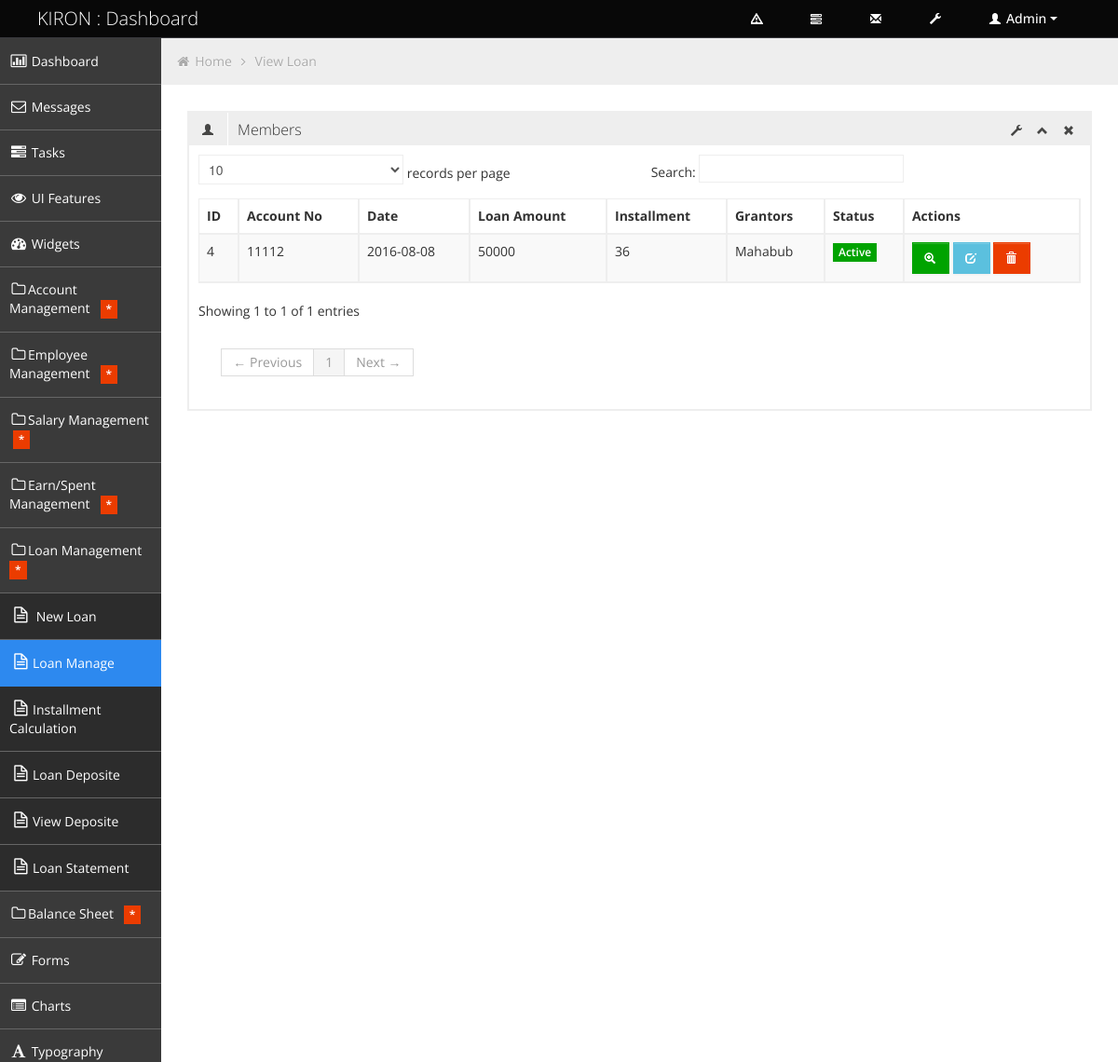
Screenshot of /management/view_loan.php with the database file from the repository.
### tables this page shows
CREATE TABLE `new_loan` (
  `newloan_id` int(11) NOT NULL,
  `account_no` varchar(50) NOT NULL,
  `date` date NOT NULL,
  `loan_amount` varchar(50) NOT NULL,
  `interest_amount` int(20) NOT NULL,
  `installment` varchar(50) NOT NULL,
  `grantors` varchar(50) NOT NULL
);

### management/view_loan.php (the view, shortened to what this page needs)
<!DOCTYPE html>
<html lang="en">
<head>
	<link id="bootstrap-style" href="css/bootstrap.min.css" rel="stylesheet">
	<link href="css/bootstrap-responsive.min.css" rel="stylesheet">
	<link id="base-style" href="css/style.css" rel="stylesheet">
	<link id="base-style-responsive" href="css/style-responsive.css" rel="stylesheet">
</head>
<body>
	<div class="navbar">
		<div class="navbar-inner">
			<div class="container-fluid">
				<a class="brand" href="index.php"><span>KIRON : Dashboard</span></a>
				<div class="nav-no-collapse header-nav">
					<ul class="nav pull-right">
						<li class="dropdown hidden-phone">
							<a class="btn dropdown-toggle" data-toggle="dropdown" href="#">
							</a>
						</li>
						<li class="dropdown hidden-phone">
							<a class="btn dropdown-toggle" data-toggle="dropdown" href="#">
							</a>
						</li>
						<li class="dropdown hidden-phone">
							<a class="btn dropdown-toggle" data-toggle="dropdown" href="#">
								<i class="halflings-icon white envelope"></i>
							</a>
						</li>
						<li>
							<a class="btn" href="#">
								<i class="halflings-icon white wrench"></i>
							</a>
						</li>
						<li class="dropdown">
							<a class="btn dropdown-toggle" data-toggle="dropdown" href="#">
								<i class="halflings-icon white user"></i> Admin
								<span class="caret"></span>
							</a>
						</li>
					</ul>
				</div>
			</div>
		</div>
	</div>
		<div class="container-fluid-full">
		<div class="row-fluid">
			<div id="sidebar-left" class="span2">
				<div class="nav-collapse sidebar-nav">
					<ul class="nav nav-tabs nav-stacked main-menu">
						<li><a href="index.php"><i class="icon-bar-chart"></i><span class="hidden-tablet"> Dashboard</span></a></li>
						<li><a href="messages.html"><i class="icon-envelope"></i><span class="hidden-tablet"> Messages</span></a></li>
						<li><a href="tasks.html"><i class="icon-tasks"></i><span class="hidden-tablet"> Tasks</span></a></li>
						<li><a href="ui.html"><i class="icon-eye-open"></i><span class="hidden-tablet"> UI Features</span></a></li>
						<li><a href="widgets.html"><i class="icon-dashboard"></i><span class="hidden-tablet"> Widgets</span></a></li>
						<li>
							<?php include('account_management.php');?>
						</li>
                        <li>
							<?php include('employee_management.php');?>
						</li>
                        <li>
							<?php include('salary_management.php');?>
						</li>
                        <li>
							<?php include('earn_spent_management.php');?>
						</li>
                        <li>
							<?php include('loan_management.php');?>
						</li>
                        <li>
							<?php include('balance_sheet_management.php');?>
						</li>
						<li><a href="form.html"><i class="icon-edit"></i><span class="hidden-tablet"> Forms</span></a></li>
						<li><a href="chart.html"><i class="icon-list-alt"></i><span class="hidden-tablet"> Charts</span></a></li>
						<li><a href="typography.html"><i class="icon-font"></i><span class="hidden-tablet"> Typography</span></a></li>
					</ul>
				</div>
			</div>
			<div id="content" class="span10">
			<ul class="breadcrumb">
				<li>
					<i class="icon-home"></i>
					<a href="index.php">Home</a>
					<i class="icon-angle-right"></i>
				</li>
				<li><a href="#">View Loan</a></li>
			</ul>
	<?php
require('db_config.php');
 $sql =	"SELECT * FROM new_loan";
 $result = mysqli_query($mysqli,$sql);
 ?>
  <div class="row-fluid sortable">
				<div class="box span12">
					<div class="box-header" data-original-title>
						<h2><i class="halflings-icon user"></i><span class="break"></span>Members</h2>
						<div class="box-icon">
							<a href="#" class="btn-setting"><i class="halflings-icon wrench"></i></a>
							<a href="#" class="btn-minimize"><i class="halflings-icon chevron-up"></i></a>
							<a href="#" class="btn-close"><i class="halflings-icon remove"></i></a>
						</div>
					</div>
					<div class="box-content">
 <table border="2" class="table table-striped table-bordered bootstrap-datatable datatable">
  <thead>
 <tr><th>ID</th><th>Account No</th><th>Date</th><th>Loan Amount</th><th> Installment</th><th>Grantors</th><th>Status</th><th>Actions</th></tr>
</thead>
 <tbody>
<?php
 while($data = mysqli_fetch_array($result)){
 ?>
	 <tr>
	 <td><?php echo $data['newloan_id']?></td>
     <td><?php echo $data['account_no']?></td>
     <td><?php echo $data['date']?></td>
     <td><?php echo $data['loan_amount']?></td>
     <td><?php echo $data['installment']?></td>
	  <td><?php echo $data['grantors']?></td>
	    <td class="center">
									<span class="label label-success">Active</span>
								</td>
								<td class="center">
									<a class="btn btn-success" href="#">
										<i class="halflings-icon white zoom-in"></i>
									</a>
									<a class="btn btn-info" href="edit_loan.php?id=<?php echo $data['newloan_id'] ?>">
										<i class="halflings-icon white edit"></i>
									</a>
									<a class="btn btn-danger" href="delete_loan.php?id=<?php echo $data['newloan_id'] ?>">
										<i class="halflings-icon white trash"></i>
									</a>
								</td>
                 <?php }
?>	</tbody>
				 </table>
					</div>
	 </div>
			</div>
	</div>
		</div>
</body>
</html>

### management/css/style-responsive.css (style rules this page uses)
@media (min-width: 1200px) { .container-fluid-full { overflow: hidden; position: relative; height: 100%; } }
@media (min-width: 1200px) { #content { width: 85.578%; padding: 28px; margin: 0px 0px; margin-left: 14.422% !important; } }
@media (min-width: 1200px) { #sidebar-left { background: #3A3A3A; margin-left: 0px !important; position: absolute; height: 100%; } }
@media (min-width: 1200px) { .sidebar-nav > ul { margin: 0px; } }

### management/css/halflings.css (style rules this page uses)
html, html .halflings { -webkit-font-smoothing: antialiased !important; }
.halflings-icon { display: inline-block; width: 14px; height: 14px; line-height: 14px; vertical-align: text-top; background-image: url(../img/glyphicons_halflings.svg); background-position: 0 0; background-repeat: no-repeat; vertical-align: top; *display: inline; *zoom: 1; *margin-right: .3em; }
.halflings-icon.white { background-image: url(../img/glyphicons_halflings-white.svg); }
.halflings-icon.envelope { background-position: -72px 0; }
.halflings-icon.user { background-position: -168px 0; }
.halflings-icon.remove { background-position: -312px 0; }
.halflings-icon.zoom-in { background-position: -336px 0; }
.halflings-icon.trash { background-position: -456px 0; }
.halflings-icon.edit { background-position: -96px -72px; }
.halflings-icon.chevron-up { background-position: -288px -120px; }
.halflings-icon.wrench { background-position: -360px -144px; }

### rows the page displays
new_loan: newloan_id "4", account_no "11112", date "2016-08-08", loan_amount "50000", installment "36", grantors "Mahabub"
